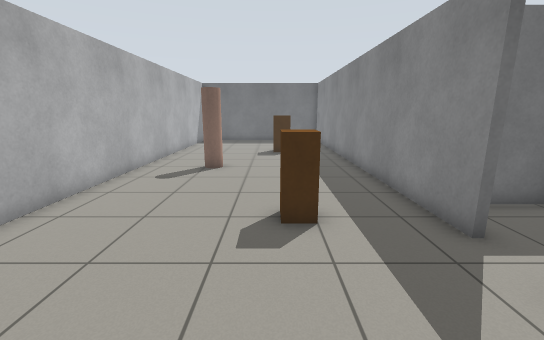
[1] (above)

13 first-person views from a walk through a Gazebo world. The camera is 1.2 m above the floor, tilts 12° down and sees 90° across. The floor is counted in squares, 0.5 m on a side. Each view is taken from the middle of a square. On the plan, view 1 faces up. The plan holds only what a view shows up to about 17 squares ahead; the rest is blank.

[2]
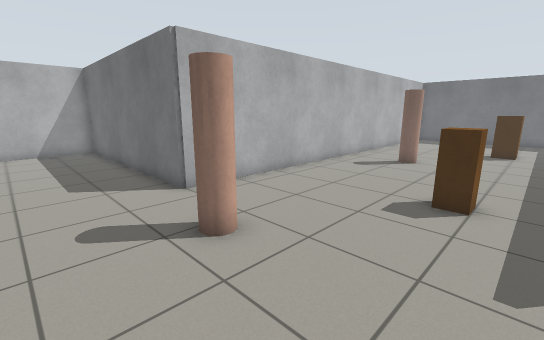

[3]
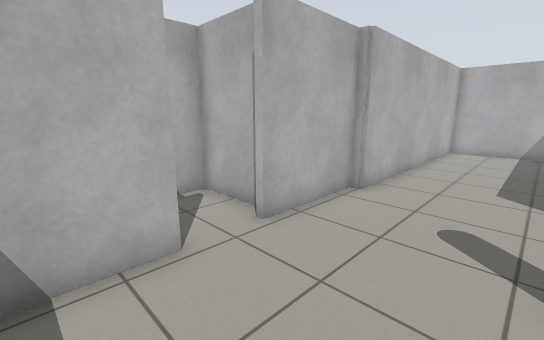

[4]
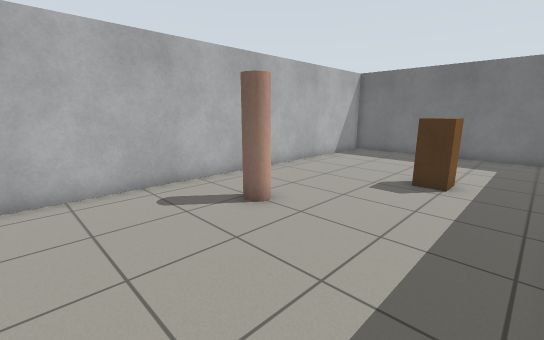

[5]
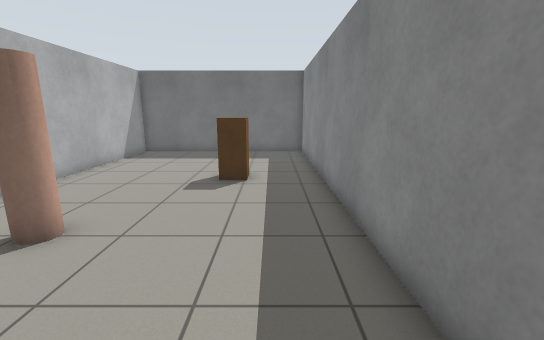

[6]
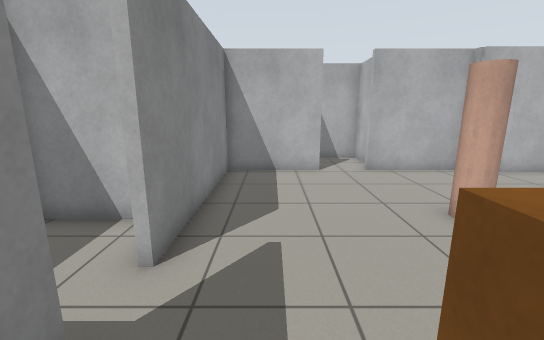

[7]
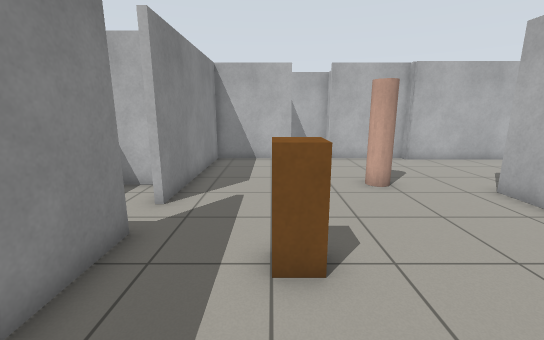

[8]
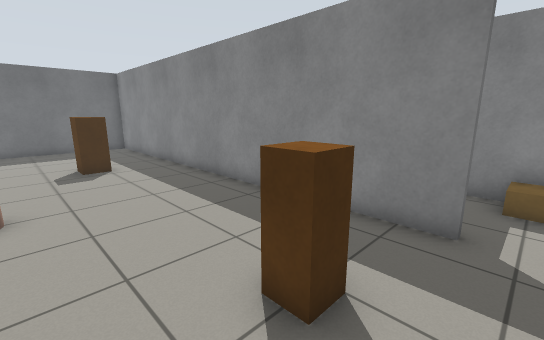

[9]
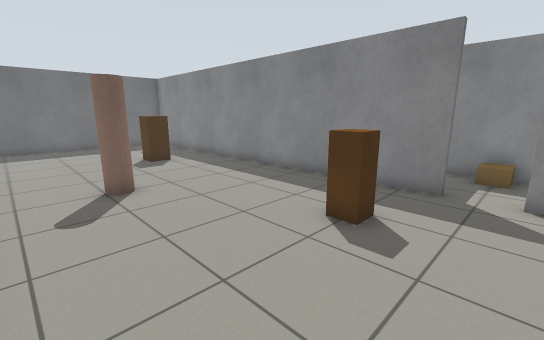

[10]
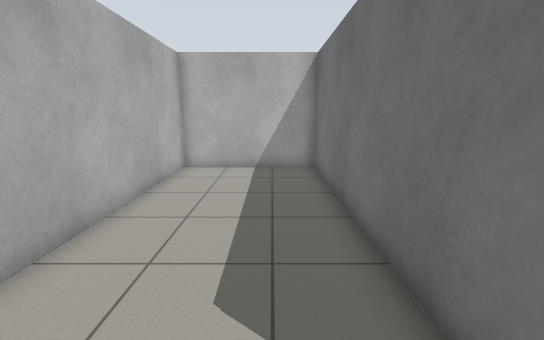

[11]
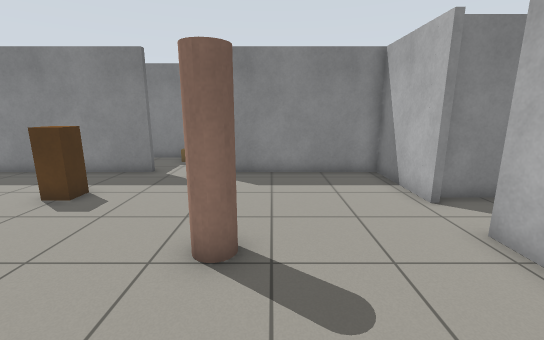

[12]
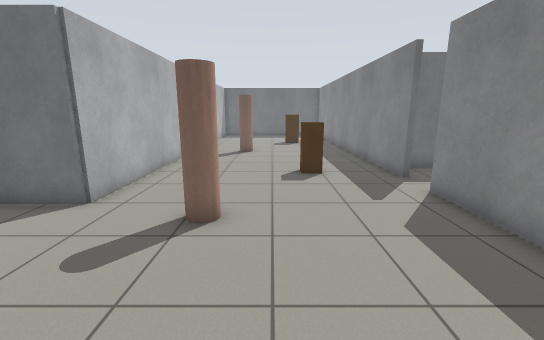

[13]
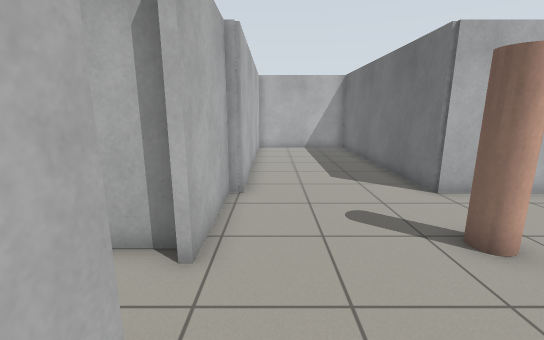

### Floor plan
Points are (right, up) in squares from view 1. A wall is a line through its corners. A room is listed if a view was taken in it or the views show most of it. See-through windows are left out.
Room 1 (views 1, 2, 3, 4, 5, 6, 7, 8, 9, 10, 11, 12, 13)
walls: (3.9, 4.9) (3.9, 23.9) (-5.9, 23.9) (-5.9, 1.9) (-16.9, 1.9) (-16.9, -3.9) (-5.9, -3.9); (-2.5, -4.6) (-2.5, -7.5) (-0.2, -7.5); (-5.9, -4.3) (-1.9, -4.3); (-0.1, -4.3) (3.9, -4.3) (3.9, 3.1); (0.5, -6.5) (0.5, -4.8)
ways out: opening at (4, 4)
objects: beige pole (-3, 1) to (-2, 1); beige pole (-3, 12) to (-2, 12); brown box (0, 6) to (1, 6); brown box (0, 17) to (1, 17)

Where each view was taken, in squares from view 1:
view 1: 0 up, 0 right, facing up
view 2: 2 down, 2 right, facing up-left
view 3: 0 up, 2 right, facing down-left
view 4: 7 up, 3 right, facing up-left
view 5: 7 up, 2 right, facing up
view 6: 7 up, 2 right, facing down
view 7: 10 up, 1 right, facing down
view 8: 4 up, 2 left, facing up-right
view 9: 3 up, 5 left, facing up-right
view 10: 0 up, 5 left, facing left
view 11: 0 up, 7 left, facing right
view 12: 5 down, 1 left, facing up
view 13: 3 down, 2 right, facing left
